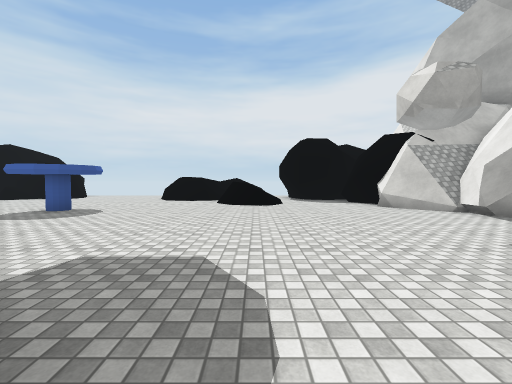
[1] (above)

16 first-person views from a walk through a 3-D level made in the Unity game engine. The camera is 1.4 m above the floor, tilts 2° down and sees 90° across. The floor is counted in squares, 2 m on a side. Each view is taken from the middle of a square. On the plan, view 1 faces up. The plan holds only what a view shows up to about 9 squares ahead; the rest is blank. The place goes on beyond the plan. The player character is not drawn. Some surface patterns are stand-ins.

[2]
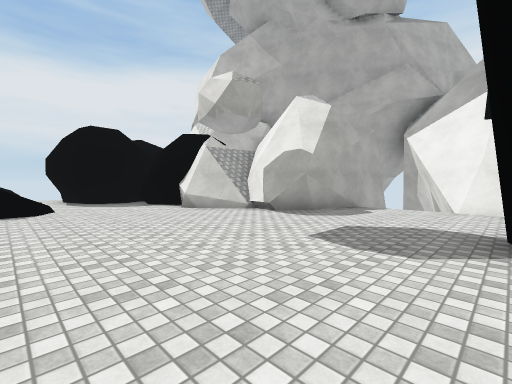

[3]
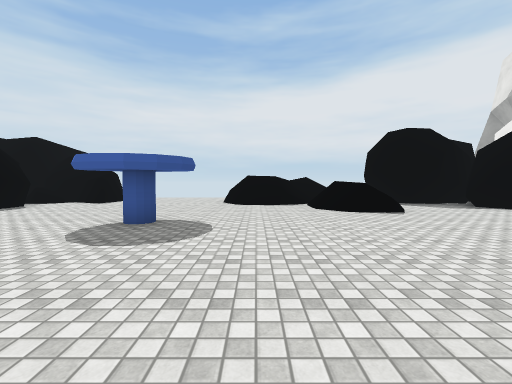

[4]
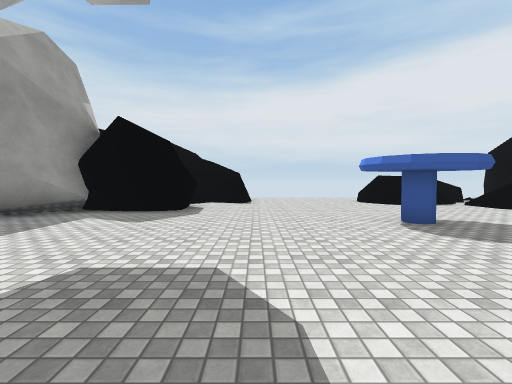

[5]
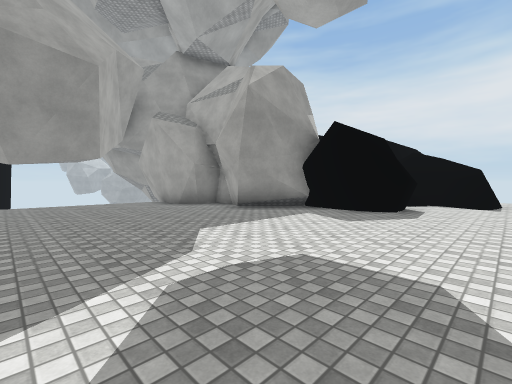

[6]
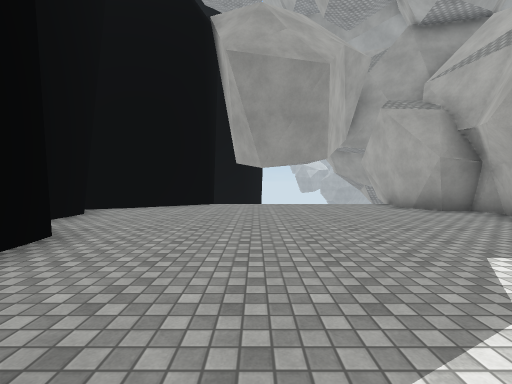

[7]
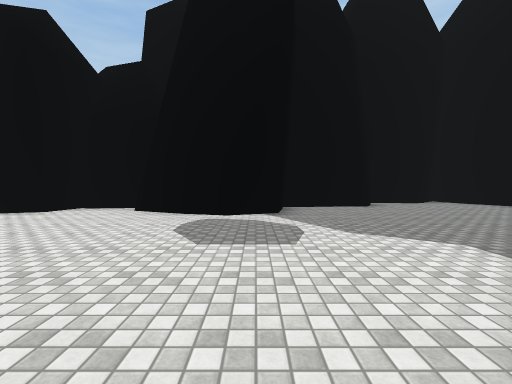

[8]
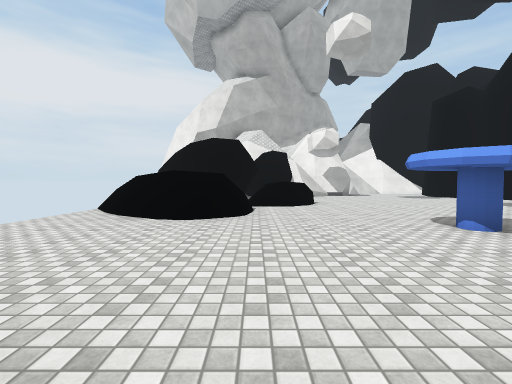

[9]
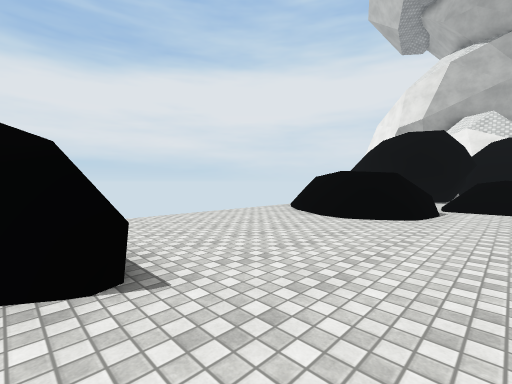

[10]
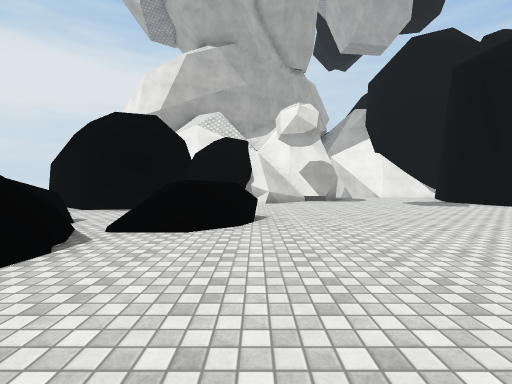

[11]
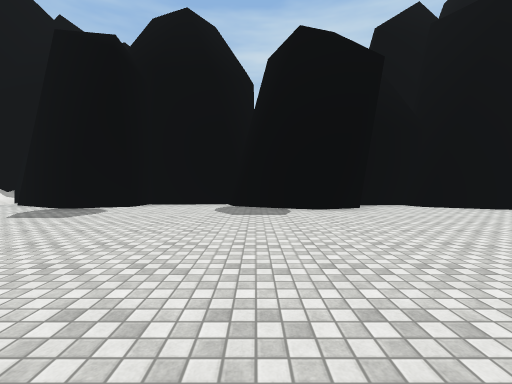

[12]
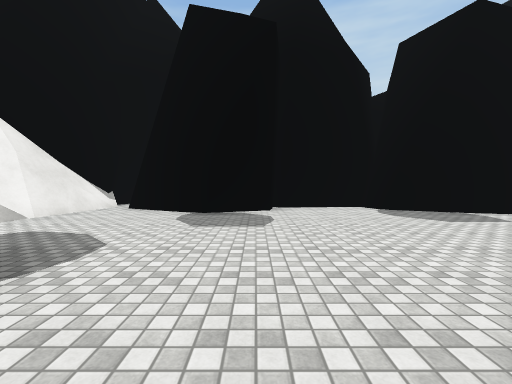

[13]
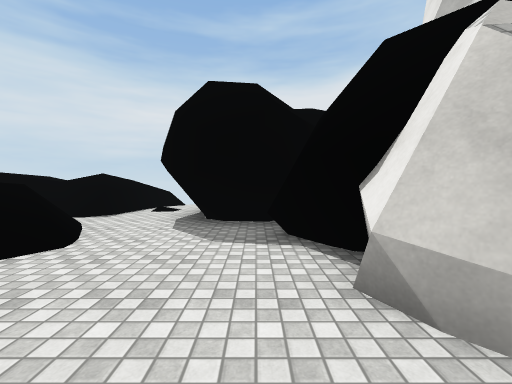

[14]
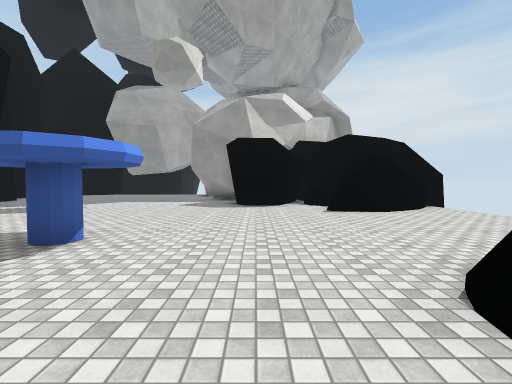

[15]
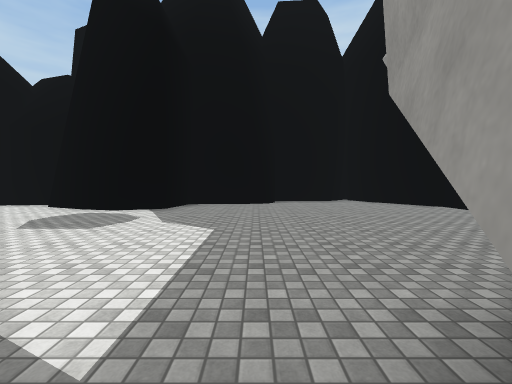

[16]
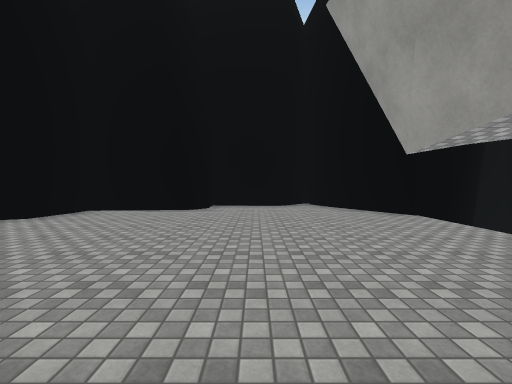

### Floor plan
Key: @ floor where view 1 was taken; # wall or solid block; . floor; = window, fence, low wall or low ledge; ^ raised ledge; O other object.
Columns run from 18 left of view 1 to 8 right of it. Each row starts with its distance up from view 1.
 15         #            #
 14         #.......# ^. #
 13         ##.....#^ ^.#
 12         ##....##^^..#
 11        #^#....^#^...###
 10        #.........#=...#
  9      ####........==...#
  8    ###............=...#
  7  #####................##
  6 ##...........O.........#
  5  ......................####
  4  .........................#
  3  .........................#
  2  .........................#
  1  ........###..###.....#...#
  0 ##.......# #### ##@..####.#
 -1  #....####       #####   .#
 -2  ######                  ##

Positions as (right, up) in squares from view 1, and headings:
1: (0, 0), facing up
2: (0, 1), facing up-right
3: (-3, 2), facing up
4: (-8, 2), facing up
5: (-8, 2), facing up-left
6: (-9, 2), facing left
7: (-9, 7), facing down
8: (-9, 10), facing right
9: (-9, 9), facing up-right
10: (-5, 8), facing right
11: (-1, 8), facing down
12: (3, 7), facing down
13: (3, 6), facing up
14: (-2, 9), facing left
15: (-12, 8), facing down
16: (-14, 6), facing down
